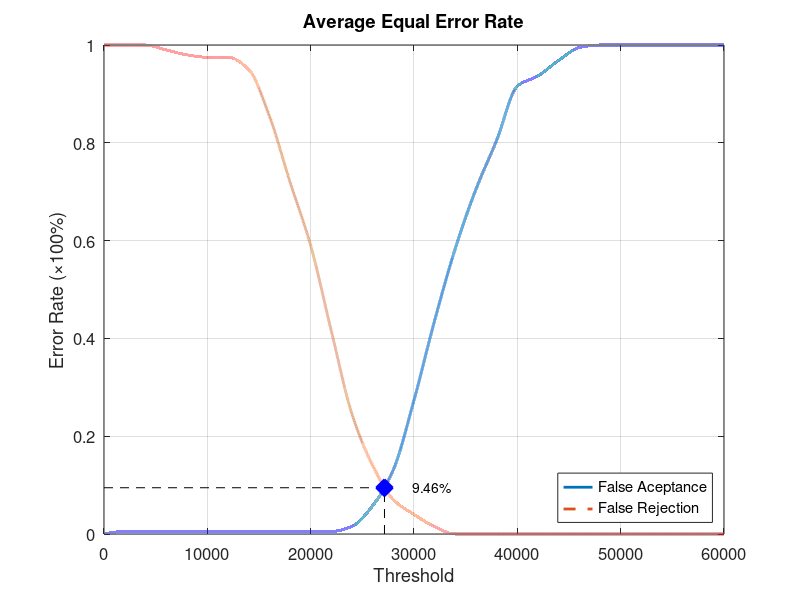
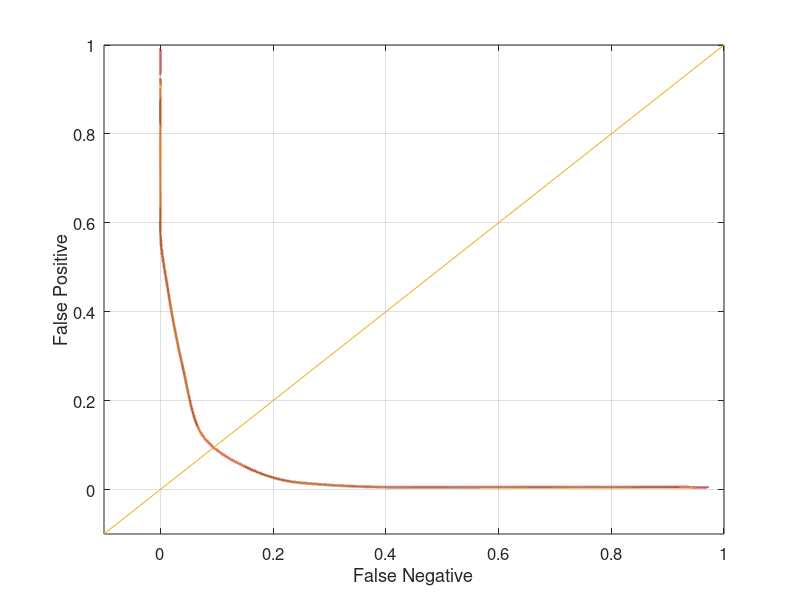

MATLAB code for these plots, in order:
function yEER = Database1_2
close all;
clear;
clc;
x = 0:2000:60000;
xq = 0:0.5:60000;

y0 = [0 0.00526316 0.00526316 0.00526316 0.00526316 0.00526316 0.00526316 0.00526316 0.00526316 0.00526316 0.00526316 0.00526316 0.0157895 0.0578947 0.131579 0.273684 0.436842 0.584211 0.705263 0.805263 0.915789 0.936842 0.968421 0.994737 1 1 1 1 1 1 1];
yy0 = interp1(x, y0, xq, 'pchip');
y1 = [1 1 1 0.99 0.98 0.975 0.975 0.95 0.855 0.72 0.59 0.415 0.245 0.14 0.07 0.04 0.015 0 0 0 0 0 0 0 0 0 0 0 0 0 0];
yy1 = interp1(x, y1, xq, 'pchip');

% Calculating EER: 
y2 = abs(y0 - y1);
find(y2 == min(y2))
yy2 = abs(yy0 - yy1);
xEER = find(yy2 == min(yy2));
xEERIndex = xq(xEER) % X-axis EER
yEER = yy0(xEER) % Y-axis EER

main = figure
plot(xq, yy0,'-','LineWidth', 2);	hold on
plot(xq, yy1,'--','LineWidth', 2);	hold on
plot([xEERIndex xEERIndex], [0 yEER], 'k--');	hold on
plot([0 xEERIndex], [yEER yEER], 'k--');	hold on
plot(xEERIndex, yEER, 'bx', 'LineWidth', 10);	hold on
text(xEERIndex + 10 * xEERIndex / 100, yEER, [num2str(round((10000 * yEER)) / 100) '%'])
legend('False Aceptance', 'False Rejection', 'Location', 'SouthEast')
xlabel('Threshold')
ylabel('Error Rate (\times100%)')
title('Average Equal Error Rate')
set(gca, 'FontSize', 12)
axis([0 60000 0 1])
grid on

print(main, 'Database1_2Main', '-dpng');
FNRxFPR = figure('Color', [1 1 1]);
plot(yy1, yy0, '-', yy1, yy0, 'LineWidth', 2);
hold on
y = -0.1:0.1:1
plot(y, y); 
set(gca, 'FontSize', 12)
xlabel('False Negative')
ylabel('False Positive')
axis([-0.1 1 -0.1 1])
set(gca, 'FontSize', 12)
grid on

print(FNRxFPR, 'Database1_2FNRxFPR','-dpng');
end
